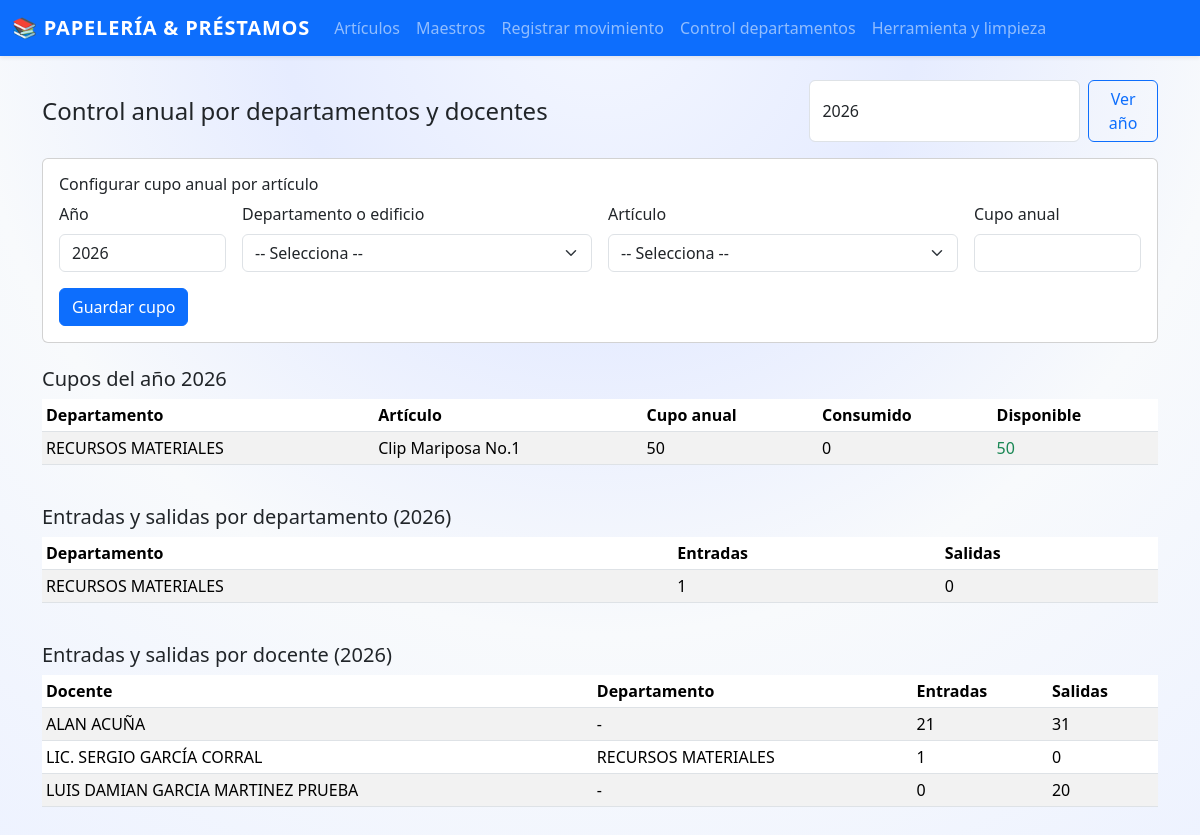
Screenshot of /control/departamentos with the database file from the repository.
### app.py (models this page shows, shortened)
class CupoDepartamento(db.Model):
    id = db.Column(db.Integer, primary_key=True)
    anio = db.Column(db.Integer, nullable=False)
    area = db.Column(db.String(120), nullable=False)
    articulo_id = db.Column(db.Integer, db.ForeignKey("articulo.id"), nullable=False)
    cantidad_maxima = db.Column(db.Integer, nullable=False, default=0)
    articulo = db.relationship("Articulo", lazy=True)
    __table_args__ = (
        db.UniqueConstraint("anio", "area", "articulo_id", name="uq_cupo_depto_articulo_anio"),
    )

class Articulo(db.Model):
    id = db.Column(db.Integer, primary_key=True)
    nombre = db.Column(db.String(150), nullable=False)
    codigo_interno = db.Column(db.String(50), unique=True, nullable=True)
    codigo_barras = db.Column(db.String(80), unique=True, nullable=True)
    unidad = db.Column(db.String(30), nullable=True)
    categoria = db.Column(db.String(80), nullable=True)
    marca = db.Column(db.String(80), nullable=True)
    stock_actual = db.Column(db.Integer, default=0, nullable=False)
    movimientos = db.relationship("Movimiento", backref="articulo", lazy=True)

class Maestro(db.Model):
    id = db.Column(db.Integer, primary_key=True)
    nombre = db.Column(db.String(120), nullable=False)
    clave = db.Column(db.String(50), unique=True, nullable=True)
    area = db.Column(db.String(120), nullable=True)
    movimientos = db.relationship("Movimiento", backref="maestro", lazy=True)

### app.py (the view, shortened to what this page needs)
@app.route("/control/departamentos", methods=["GET", "POST"])
def control_departamentos():
    anio = _to_int(request.args.get("anio"), default=datetime.utcnow().year)
    departamentos = _catalogo_departamentos()
    articulos = Articulo.query.order_by(Articulo.nombre).all()
    cupos = (
        CupoDepartamento.query.filter_by(anio=anio)
        .order_by(CupoDepartamento.area, CupoDepartamento.articulo_id)
        .all()
    )
    cupos_resumen = []
    for c in cupos:
        consumido = _obtener_consumo_departamento(anio, c.area, c.articulo_id)
        cupos_resumen.append(
            {
                "id": c.id,
                "anio": c.anio,
                "area": c.area,
                "articulo": c.articulo.nombre if c.articulo else "-",
                "maximo": c.cantidad_maxima,
                "consumido": consumido,
                "disponible": c.cantidad_maxima - consumido,
            }
        )
    resumen_departamentos = (
        db.session.query(
            Maestro.area.label("area"),
            db.func.coalesce(
                db.func.sum(db.case((Movimiento.tipo == "ENTRADA", Movimiento.cantidad), else_=0)),
                0,
            ).label("entradas"),
            db.func.coalesce(
                db.func.sum(db.case((Movimiento.tipo == "SALIDA", Movimiento.cantidad), else_=0)),
                0,
            ).label("salidas"),
        )
        .join(Movimiento, Movimiento.maestro_id == Maestro.id)
        .filter(Maestro.area.isnot(None), _year_expr() == anio)
        .group_by(Maestro.area)
        .order_by(Maestro.area)
        .all()
    )
    resumen_docentes = (
        db.session.query(
            Maestro.nombre.label("docente"),
            Maestro.area.label("area"),
            db.func.coalesce(
                db.func.sum(db.case((Movimiento.tipo == "ENTRADA", Movimiento.cantidad), else_=0)),
                0,
            ).label("entradas"),
            db.func.coalesce(
                db.func.sum(db.case((Movimiento.tipo == "SALIDA", Movimiento.cantidad), else_=0)),
                0,
            ).label("salidas"),
        )
        .join(Movimiento, Movimiento.maestro_id == Maestro.id)
        .filter(_year_expr() == anio)
        .group_by(Maestro.id, Maestro.nombre, Maestro.area)
        .order_by(Maestro.nombre)
        .all()
    )
    return render_template(
        "control_departamentos.html",
        anio=anio,
        articulos=articulos,
        departamentos=departamentos,
        cupos_resumen=cupos_resumen,
        resumen_departamentos=resumen_departamentos,
        resumen_docentes=resumen_docentes,
    )

### app.py (called while the page is built)
def _to_int(val, default=0) -> int:
    try:
        if pd.isna(val):
            return default
    except Exception:
        pass
    try:
        return int(float(str(val).strip()))
    except Exception:
        return default

def _year_expr():
    return db.extract("year", Movimiento.fecha)

def _catalogo_departamentos():
    departamentos = set(DEPARTAMENTOS_BASE)
    departamentos_db = (
        db.session.query(Maestro.area)
        .filter(Maestro.area.isnot(None), Maestro.area != "")
        .distinct()
        .all()
    )
    for (area,) in departamentos_db:
        if area:
            departamentos.add(area)
    return sorted(departamentos)

def _obtener_consumo_departamento(anio: int, area: str, articulo_id: int, excluir_movimiento_id=None) -> int:
    query = (
        db.session.query(db.func.coalesce(db.func.sum(Movimiento.cantidad), 0))
        .join(Maestro, Maestro.id == Movimiento.maestro_id)
        .filter(
            Movimiento.tipo == "SALIDA",
            Movimiento.articulo_id == articulo_id,
            Maestro.area == area,
            _year_expr() == anio,
        )
    )
    if excluir_movimiento_id is not None:
        query = query.filter(Movimiento.id != excluir_movimiento_id)
    return int(query.scalar() or 0)

### templates/control_departamentos.html (shortened to what this page needs)
{% extends "base.html" %}
{% block content %}
<div class="d-flex justify-content-between align-items-center mb-3 flex-wrap gap-2">
  <h4 class="mb-0">Control anual por departamentos y docentes</h4>
  <form method="get" class="d-flex gap-2">
    <input type="number" name="anio" class="form-control" min="2000" value="{{ anio }}" />
    <button type="submit" class="btn btn-outline-primary">Ver año</button>
  </form>
</div>
<div class="card mb-4">
  <div class="card-body">
    <h6 class="card-title">Configurar cupo anual por artículo</h6>
    <form method="post" class="row g-3">
      <div class="col-md-2">
        <label class="form-label">Año</label>
        <input type="number" name="anio" class="form-control" min="2000" value="{{ anio }}" required />
      </div>
      <div class="col-md-4">
        <label class="form-label">Departamento o edificio</label>
        <select name="area" class="form-select" required>
          <option value="">-- Selecciona --</option>
        </select>
      </div>
      <div class="col-md-4">
        <label class="form-label">Artículo</label>
        <select name="articulo_id" class="form-select" required>
          <option value="">-- Selecciona --</option>
        </select>
      </div>
      <div class="col-md-2">
        <label class="form-label">Cupo anual</label>
        <input type="number" name="cantidad_maxima" class="form-control" min="0" required />
      </div>
      <div class="col-12">
        <button type="submit" class="btn btn-primary">Guardar cupo</button>
      </div>
    </form>
  </div>
</div>
<h5 class="mb-2">Cupos del año {{ anio }}</h5>
<div class="table-responsive mb-4">
  <table class="table table-striped table-sm align-middle">
    <thead>
      <tr>
        <th>Departamento</th>
        <th>Artículo</th>
        <th>Cupo anual</th>
        <th>Consumido</th>
        <th>Disponible</th>
      </tr>
    </thead>
    <tbody>
      {% for c in cupos_resumen %}
      <tr>
        <td>{{ c.area }}</td>
        <td>{{ c.articulo }}</td>
        <td>{{ c.maximo }}</td>
        <td>{{ c.consumido }}</td>
        <td class="{% if c.disponible <= 0 %}text-danger fw-bold{% else %}text-success{% endif %}">
          {{ c.disponible }}
        </td>
      </tr>
      {% else %}
      <tr>
        <td colspan="5" class="text-center text-muted">No hay cupos configurados para este año.</td>
      </tr>
      {% endfor %}
    </tbody>
  </table>
</div>
<h5 class="mb-2">Entradas y salidas por departamento ({{ anio }})</h5>
<div class="table-responsive mb-4">
  <table class="table table-striped table-sm align-middle">
    <thead>
      <tr>
        <th>Departamento</th>
        <th>Entradas</th>
        <th>Salidas</th>
      </tr>
    </thead>
    <tbody>
      {% for r in resumen_departamentos %}
      <tr>
        <td>{{ r.area }}</td>
        <td>{{ r.entradas }}</td>
        <td>{{ r.salidas }}</td>
      </tr>
      {% else %}
      <tr>
        <td colspan="3" class="text-center text-muted">Sin movimientos por departamento en este año.</td>
      </tr>
      {% endfor %}
    </tbody>
  </table>
</div>
<h5 class="mb-2">Entradas y salidas por docente ({{ anio }})</h5>
<div class="table-responsive">
  <table class="table table-striped table-sm align-middle">
    <thead>
      <tr>
        <th>Docente</th>
        <th>Departamento</th>
        <th>Entradas</th>
        <th>Salidas</th>
      </tr>
    </thead>
    <tbody>
      {% for r in resumen_docentes %}
      <tr>
        <td>{{ r.docente }}</td>
        <td>{{ r.area or "-" }}</td>
        <td>{{ r.entradas }}</td>
        <td>{{ r.salidas }}</td>
      </tr>
      {% else %}
      <tr>
        <td colspan="4" class="text-center text-muted">Sin movimientos por docente en este año.</td>
      </tr>
      {% endfor %}
    </tbody>
  </table>
</div>
{% endblock %}

### templates/base.html (style rules this page uses)
body { background: radial-gradient(circle at top, #f4f7ff 0, #e6ecff 30%, #f8fafc 60%, #edf2ff 100%); min-height: 100vh; font-family: system-ui, -apple-system, BlinkMacSystemFont, "Segoe UI", sans-serif; }
.table { background-color: #ffffff; }
.table thead { background: linear-gradient(90deg, #eef2ff, #e0f2fe); }

### rows the page displays
CupoDepartamento: area "RECURSOS MATERIALES", area "RECURSOS MATERIALES", entradas "1", salidas "0"
Articulo: articulo "Clip Mariposa No.1"
Maestro: docente "ALAN ACUÑA", area "-", entradas "21", salidas "31"
Maestro: docente "LIC. SERGIO GARCÍA CORRAL", area "RECURSOS MATERIALES", entradas "1", salidas "0"
Maestro: docente "LUIS DAMIAN GARCIA MARTINEZ PRUEBA", area "-", entradas "0", salidas "20"

### other values shown
{{ anio }} "2026"
{{ c.maximo }} "50"
{{ c.consumido }} "0"
{{ c.disponible }} "50"
